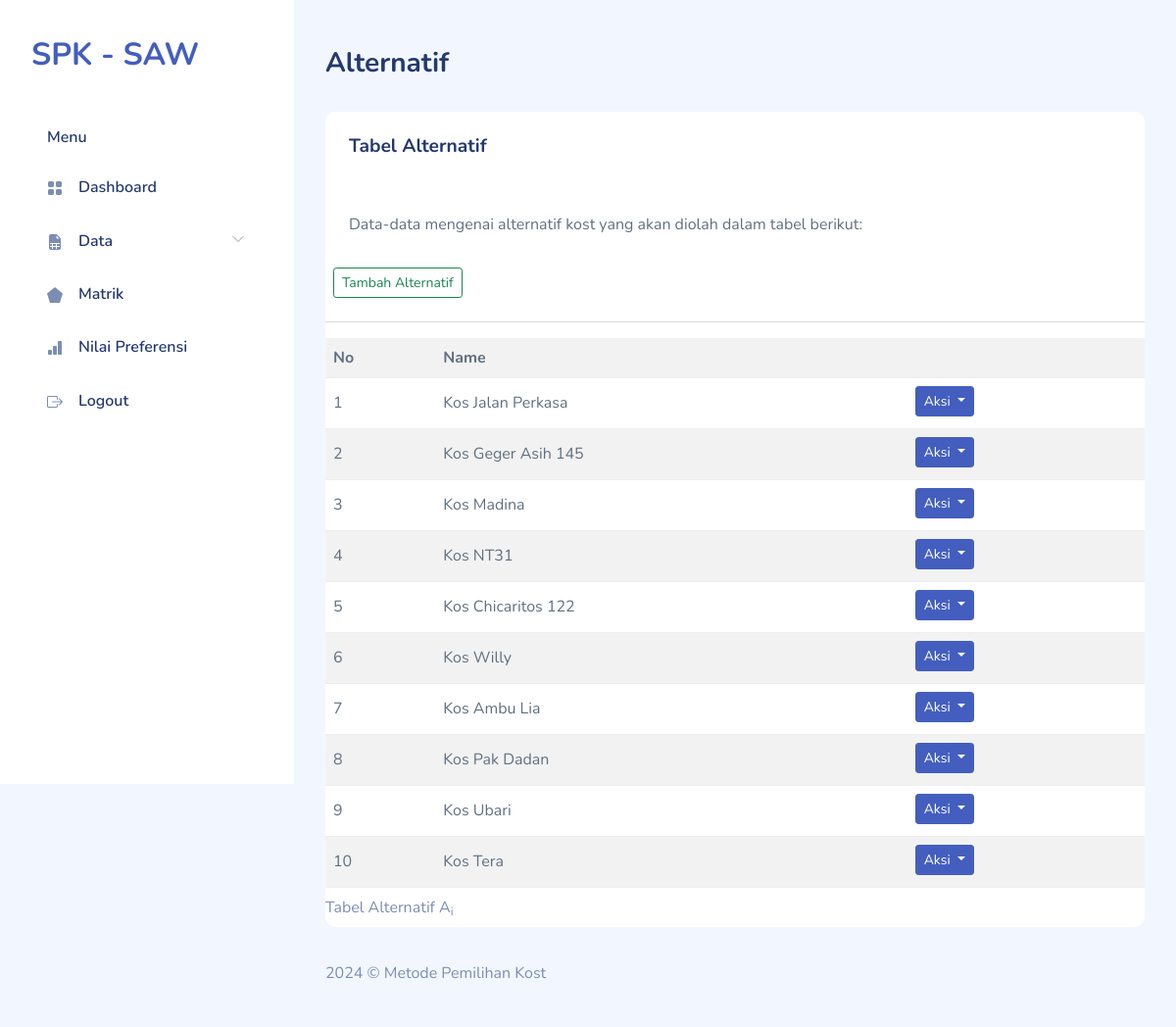
Before: /alternatif.php (signed in) with the older database file.
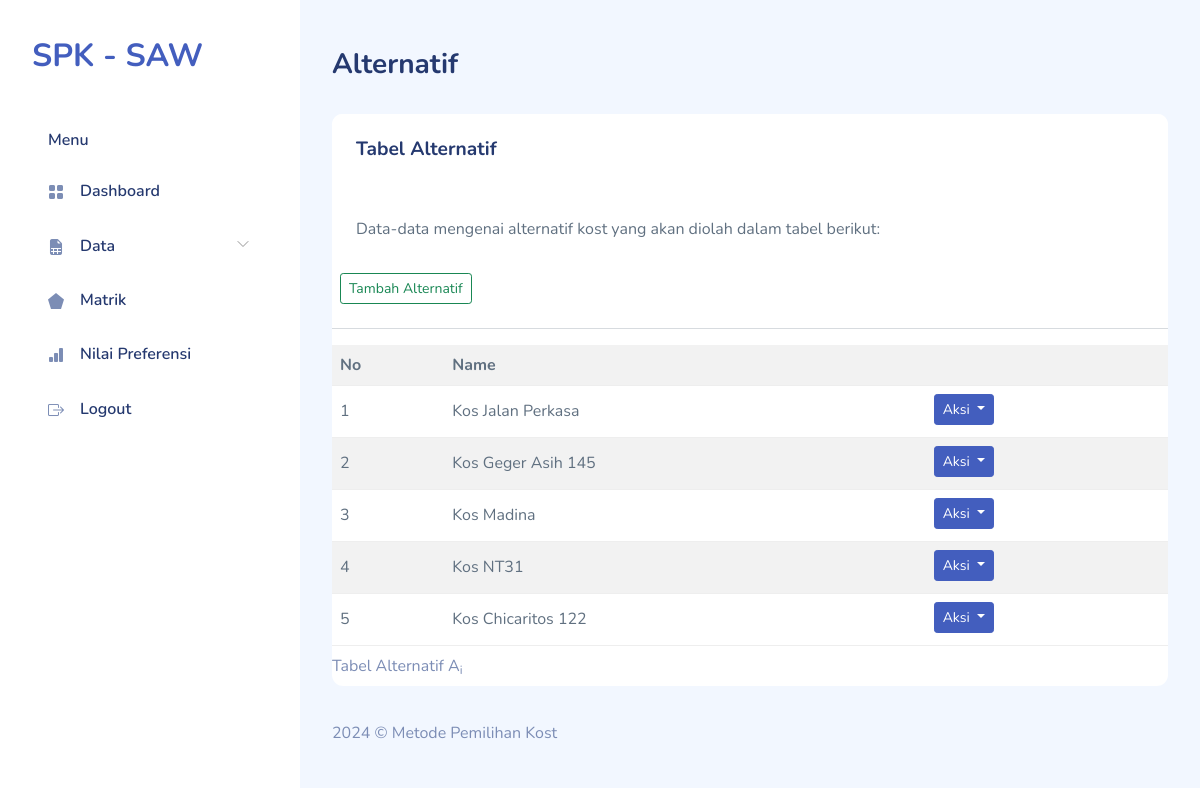
After: the same page with the newer database file.
### tables this page shows
CREATE TABLE `saw_alternatives` (
  `id_alternative` smallint(5) UNSIGNED NOT NULL,
  `name` varchar(30) NOT NULL
);

### alternatif.php (the view, shortened to what this page needs)
<!DOCTYPE html>
<html lang="en">
    <?php
require "layout/head.php";
require "include/conn.php";
?>
    <body>
        <div id="app">
            <?php require "layout/sidebar.php";?>
            <div id="main">
                <div class="page-heading">
                    <h3>Alternatif</h3>
                </div>
                <div class="page-content">
                    <section class="row">
                        <div class="col-12">
                            <div class="card">
                                <div class="card-header">
                                    <h4 class="card-title">Tabel Alternatif</h4>
                                </div>
                                <div class="card-content">
                                    <div class="card-body">
                                        <p class="card-text">
                                            Data-data mengenai alternatif kost yang akan diolah dalam tabel berikut:
                                        </p>
                                    </div>
                                    <button type="button" class="btn btn-outline-success btn-sm m-2" data-bs-toggle="modal"
                                        data-bs-target="#inlineForm">
                                        Tambah Alternatif
                                    </button>
                                    <hr>
                                    <div class="table-responsive">
                                        <table class="table table-striped mb-0">
                                            <caption>
                                                Tabel Alternatif A<sub>i</sub>
                                            </caption>
                                            <tr>
                                                <th>No</th>
                                                <th colspan="2">Name</th>
                                            </tr>
                                            <?php
$sql = 'SELECT id_alternative,name FROM saw_alternatives';
$result = $db->query($sql);
$i = 0;
while ($row = $result->fetch_object()) {
    echo "<tr>
        <td class='right'>" . (++$i) . "</td>
        <td class='center'>{$row->name}</td>
        <td>
        <div class='btn-group mb-1'>
        <div class='dropdown'>
            <button class='btn btn-primary dropdown-toggle me-1 btn-sm' type='button'
                id='dropdownMenuButton' data-bs-toggle='dropdown'
                aria-haspopup='true' aria-expanded='false'>
                Aksi
            </button>
            <div class='dropdown-menu' aria-labelledby='dropdownMenuButton'>
                <a class='dropdown-item' href='alternatif-edit.php?id={$row->id_alternative}'>Edit</a>
                <a class='dropdown-item' href='alternatif-hapus.php?id={$row->id_alternative}'>Hapus</a>
            </div>
        </div>
    </div>
        </td>
      </tr>\n";
}
?>
                                        </table>
                                    </div>
                                </div>
                            </div>
                        </div>
                    </section>
                </div>
                <?php require "layout/footer.php";?>
            </div>
        </div>
    </body>
</html>

### layout/head.php (shortened to what this page needs)
<head>
    <link rel="stylesheet" href="assets/css/bootstrap.css">
    <link rel="stylesheet" href="assets/vendors/iconly/bold.css">
    <link rel="stylesheet" href="assets/vendors/perfect-scrollbar/perfect-scrollbar.css">
    <link rel="stylesheet" href="assets/vendors/bootstrap-icons/bootstrap-icons.css">
    <link rel="stylesheet" href="assets/css/app.css">
</head>

### layout/sidebar.php (shortened to what this page needs)
<div id="sidebar" class="active">
    <div class="sidebar-wrapper active">
        <div class="sidebar-header">
            <div class="d-flex justify-content-between">
                <div class="logo">
                    <a href="./">SPK - SAW</a>
                </div>
            </div>
        </div>
        <div class="sidebar-menu">
            <ul class="menu">
                <li class="sidebar-title">Menu</li>
                <li class="sidebar-item">
                    <a href="./" class='sidebar-link'>
                        <i class="bi bi-grid-fill"></i>
                        <span>Dashboard</span>
                    </a>
                </li>
                <li class="sidebar-item  has-sub">
                    <a href="#" class='sidebar-link'>
                        <i class="bi bi-file-earmark-spreadsheet-fill"></i>
                        <span>Data</span>
                    </a>
                </li>
                <li class="sidebar-item">
                    <a href="matrik.php" class='sidebar-link'>
                        <i class="bi bi-pentagon-fill"></i>
                        <span>Matrik</span>
                    </a>
                </li>
                <li class="sidebar-item">
                    <a href="preferensi.php" class='sidebar-link'>
                        <i class="bi bi-bar-chart-fill"></i>
                        <span>Nilai Preferensi</span>
                    </a>
                </li>
                <li class="sidebar-item">
                    <a href="logout.php" class='sidebar-link'>
                        <i class="bi bi-box-arrow-right"></i>
                        <span>Logout</span>
                    </a>
                </li>
            </ul>
        </div>
    </div>
</div>

### layout/footer.php
<footer>
    <div class="footer clearfix mb-0 text-muted">
        <div class="float-start">
            <p>2024 &copy; Metode Pemilihan Kost</p>
        </div>
    </div>
</footer>

### assets/css/app.css (style rules this page uses)
.btn.btn-danger,.btn.btn-info,.btn.btn-primary,.btn.btn-secondary,.btn.btn-success,.btn.btn-warning { color:#fff }
.card { margin-bottom:2.2rem;border:none }
.card .card-header { border:none }
.card .card-header h4 { font-size:1.2rem;font-weight:700 }
.card .card-content { position:relative }
.card .card-title { font-size:1.2rem }
.card .card-body { padding:1.5rem }
.dropdown-toggle:after { color:#fff }
#sidebar.active .sidebar-wrapper { left:0 }
.sidebar-wrapper { width:300px;height:100vh;position:fixed;top:0;z-index:10;overflow-y:auto;background-color:#fff;bottom:0;transition:left .5s ease-out }
.sidebar-wrapper .sidebar-header { padding:2rem 2rem 1rem;font-size:2rem;font-weight:700 }
.sidebar-wrapper .menu { margin-top:2rem;padding:0 2rem;font-weight:600 }
.sidebar-wrapper .menu .sidebar-title { padding:0 1rem;margin:1.5rem 0 1rem;font-size:1rem;list-style:none;font-weight:600;color:#25396f }
.sidebar-wrapper .menu .sidebar-link { display:block;padding:.7rem 1rem;font-size:1rem;display:flex;align-items:center;border-radius:.5rem;transition:all .5s;text-decoration:none;color:#25396f }
.sidebar-wrapper .menu .sidebar-link i,.sidebar-wrapper .menu .sidebar-link svg { color:#7c8db5 }
.sidebar-wrapper .menu .sidebar-link span { margin-left:1rem }
.sidebar-wrapper .menu .sidebar-item { list-style:none;margin-top:.5rem;position:relative }
.sidebar-wrapper .menu .sidebar-item.has-sub .sidebar-link:after { position:absolute;color:#ccc;right:15px;top:12px;display:block }
.dataTable-table td,.dataTable-table thead th,.table td,.table thead th { vertical-align:middle }
.bi { width:1rem;height:1rem }
#main { margin-left:300px;padding:2rem }
.page-heading { margin:0 0 2rem }
.page-heading h3 { font-weight:700 }
a { text-decoration:none }

Changed rows visible on the page:
removed saw_alternatives: name "Kos Willy"
removed saw_alternatives: name "Kos Ambu Lia"
removed saw_alternatives: name "Kos Pak Dadan"
removed saw_alternatives: name "Kos Ubari"
removed saw_alternatives: name "Kos Tera"
